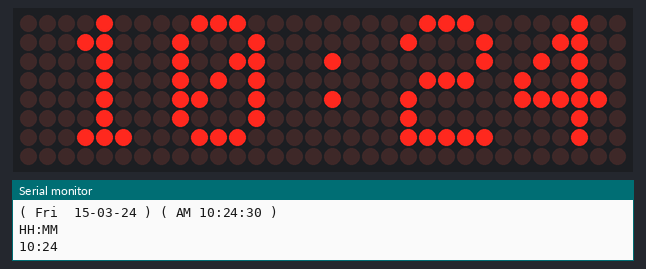
The sketch below on a simulated ESP8266 (Wemos D1 mini). Shown: 32×8 LED matrix, the last lines printed to the serial monitor. WiFi joins after 1.5 s; servers stay silent unless stated; the local clock reads 2024-03-15 10:24:30 at power-on unless the sketch sets it.

Above: at 0.1 s.
At 2.19 s:
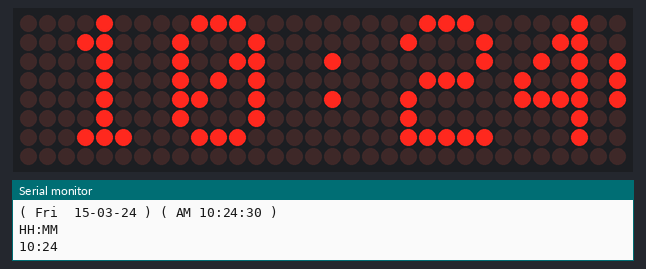
At 3.14 s:
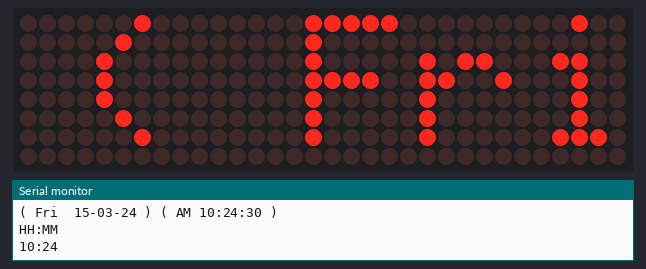
At 4.73 s:
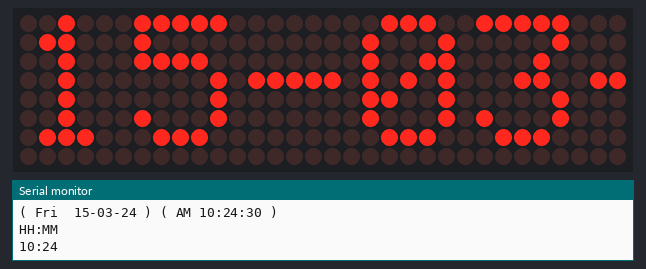
At 6.31 s:
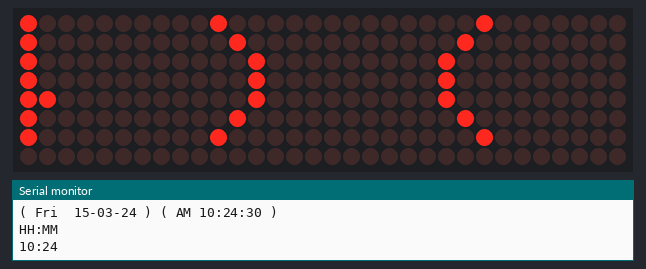
At 30.3 s:
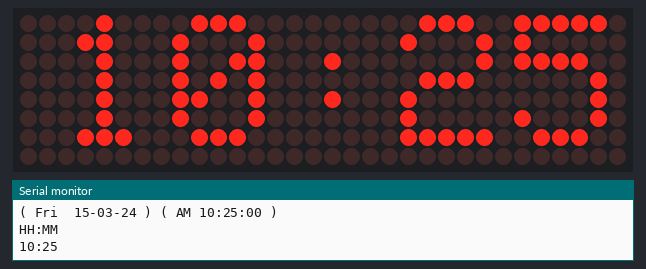

Measured:
- what the display in image 5 shows lasts 2.0 s, from 30.2 s to 32.2 s

The sketch:

ESP8266_LEDMATRIX_CLOCK.ino
```cpp
#ifdef ESP32
#include <WiFi.h>
#else
#include <ESP8266WiFi.h>
#endif
#include <SPI.h>
#include "Adafruit_GFX.h"
#include "Max72xxPanel.h"
#include <time.h>

int pinCS = D8; // Attach CS to this pin, DIN to MOSI and CLK to SCK (cf http://arduino.cc/en/Reference/SPI )
int numberOfHorizontalDisplays = 4;
int numberOfVerticalDisplays   = 1;
const byte buffer_size = 45;
char time_value[buffer_size];

// LED Matrix Pin -> ESP8266 Pin
// Vcc            -> 3v  (3V on NodeMCU 3V3 on WEMOS)
// Gnd            -> Gnd (G on NodeMCU)
// DIN            -> D7  (Same Pin for WEMOS)
// CS             -> D4  (Same Pin for WEMOS)
// CLK            -> D5  (Same Pin for WEMOS)

Max72xxPanel matrix = Max72xxPanel(pinCS, numberOfHorizontalDisplays, numberOfVerticalDisplays);

int wait = 70; // In milliseconds

int spacer = 1;
int width  = 5 + spacer; // The font width is 5 pixels
const char *ssid      = "Vulcan Hall Of Fame";
const char *password  = "wearevulcan.com";

void setup() {
  Serial.begin(115200);
  WiFi.begin(ssid, password);
  configTime(0 * 3600, 0, "pool.ntp.org", "time.nist.gov");
  // See https://github.com/nayarsystems/posix_tz_db/blob/master/zones.csv for Timezone codes for your region
  setenv("TZ", "<+07>-7", 1);
//  setenv("TZ", "GMT0BST,M3.5.0/01,M10.5.0/02", 1);
  matrix.setIntensity(0); // Use a value between 0 and 15 for brightness
  matrix.setRotation(0, 1);    // The first display is position upside down
  matrix.setRotation(1, 1);    // The first display is position upside down
  matrix.setRotation(2, 1);    // The first display is position upside down
  matrix.setRotation(3, 1);    // The first display is position upside down
}

void loop() {
  matrix.fillScreen(LOW);
  String time = get_time();
  time.trim();
  Serial.println(time);
  time.substring(23, 28).toCharArray(time_value, 10);
  Serial.println("HH:MM");
  Serial.println(time_value);
  //( Sun  21-07-19 ) ( PM 12:52:12 )
  matrix.drawChar(2, 0, time_value[0], HIGH, LOW, 1); // H
  matrix.drawChar(8, 0, time_value[1], HIGH, LOW, 1); // HH
  matrix.drawChar(14, 0, time_value[2], HIGH, LOW, 1); // HH:
  matrix.drawChar(20, 0, time_value[3], HIGH, LOW, 1); // HH:M
  matrix.drawChar(26, 0, time_value[4], HIGH, LOW, 1); // HH:MM
  matrix.write(); // Send bitmap to display
  delay(2000);
  display_message(time); // Display time in format 'Wed, Mar 01 16:03:20 2017
}

void display_message(String message) {
  for ( int i = 0 ; i < width * message.length() + matrix.width() - spacer; i++ ) {
    //matrix.fillScreen(LOW);
    int letter = i / width;
    int x = (matrix.width() - 1) - i % width;
    int y = (matrix.height() - 8) / 2; // center the text vertically
    while ( x + width - spacer >= 0 && letter >= 0 ) {
      if ( letter < message.length() ) {
        matrix.drawChar(x, y, message[letter], HIGH, LOW, 1); // HIGH LOW means foreground ON, background off, reverse to invert the image
      }
      letter--;
      x -= width;
    }
    matrix.write(); // Send bitmap to display
    delay(wait / 2);
  }
}

String get_time() {
  time_t now;
  time(&now);
  char time_output[buffer_size];
  // See http://www.cplusplus.com/reference/ctime/strftime/ for strftime functions
  // Desired format: ( Sun ,Jul 21 2019 )   ( AM  10:03:20 )
  strftime(time_output, buffer_size, "( %a  %d-%m-%y ) ( %p %T )", localtime(&now));
  return String(time_output); // returns ( Sat 20-Apr-19) ( AM 12:31:45 )
}
```

Source omitted: glcdfont.c (data table, 8645 bytes)
